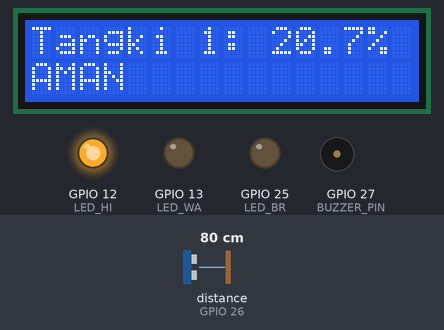
Bench run of a sketch on a simulated ESP32. On the bench: 16×2 character LCD, output pins drawn as LEDs (lit = HIGH), buzzer (waves = sounding, pin HIGH). Wiring (inferred from the names in the program): ultrasonic range finder: trigger GPIO 4; echo GPIO 26. The inputs (shaded band) are chosen by the test bench; at power-on: distance to the obstacle (sensor on GPIO 26) 80 cm. The echo pulse lasts 58.3 µs per cm; no radio packets arrive unless stated; pins used as bus, display or sensor lines are not drawn; what the sketch prints to the serial monitor is not drawn.

Above: at 2.3 s.
2.4 s: distance to the obstacle (sensor on GPIO 26) set to 74 cm
At 3.5 s:
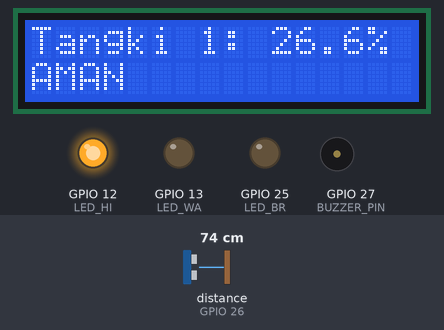
4.1 s: distance to the obstacle (sensor on GPIO 26) set to 66 cm
At 4.7 s:
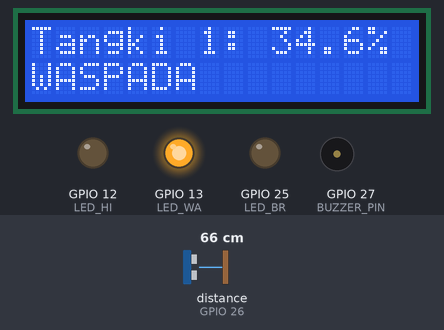
5.6 s: distance to the obstacle (sensor on GPIO 26) set to 34 cm
At 6.8 s:
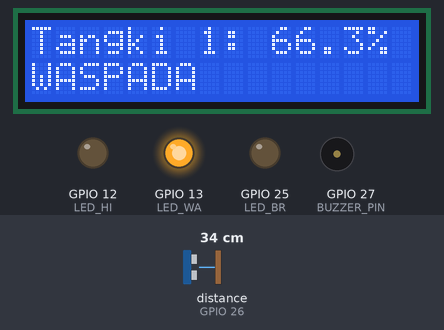
7.1 s: distance to the obstacle (sensor on GPIO 26) set to 28 cm
At 8.0 s:
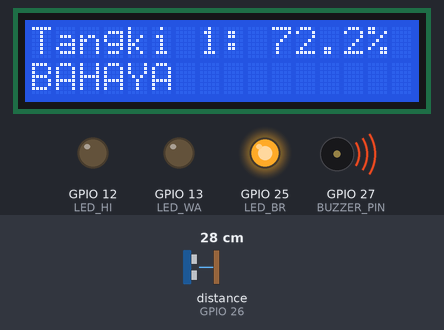
Timing chart, 0 to 9.6 s (numbered marks = the images above; inputs shaded):
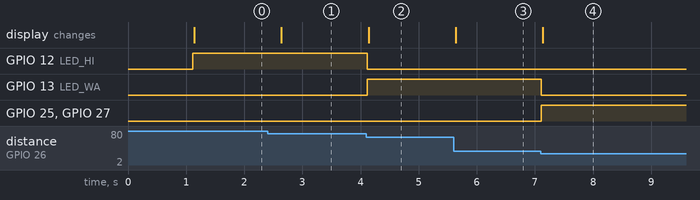

Measured:
- the behaviour switches between 71 and 70 cm on distance to the obstacle (sensor on GPIO 26) (found by bisection; images 1 and 2)
- the behaviour switches between 31 and 30 cm on distance to the obstacle (sensor on GPIO 26) (found by bisection; images 3 and 4)
- after the input at 2.4 s, the display: changes after 0.24 s (image 1)
- after the input at 4.1 s, GPIO 12 (LED_HI): HIGH → LOW at once; GPIO 13 (LED_WA): LOW → HIGH at once; the display: changes at once (image 2)
- after the input at 5.6 s, the display: changes at once (image 3)
- after the input at 7.1 s, GPIO 13 (LED_WA): HIGH → LOW at once; GPIO 25 (LED_BR), GPIO 27 (BUZZER_PIN): LOW → HIGH at once; the display: changes at once (image 4)

The sketch:

Pengirim1.ino
```cpp
/*
 * ============================================
 * PROGRAM PENGIRIM 1 (TX1) [PERBAIKAN HY-SRF05 & TYPO]
 * Node ID: 1
 * Logika sensor diperbarui untuk memfilter noise HY-SRF05.
 * ============================================
 */

#include <SPI.h>
#include <LoRa.h>
#include <Wire.h>
#include <LiquidCrystal_I2C.h>

// === KONFIGURASI PIN ===
#define TRIG_PIN 4
#define ECHO_PIN 26
#define LED_HI 12
#define LED_WA 13
#define LED_BR 25
#define BUZZER_PIN 27
#define SDA_PIN 21
#define SCL_PIN 22
#define LORA_SCK 18
#define LORA_MISO 19
#define LORA_MOSI 23
#define LORA_CS 5
#define LORA_RST 14
#define LORA_DIO0 2

// === PENGATURAN GLOBAL ===
const int NODE_ID = 1; // <-- ID PENTING
const float TANGKI_TINGGI = 100.0;
LiquidCrystal_I2C lcd(0x27, 16, 2);

// [BAGIAN SAMA 1] - STRUCT WAJIB SAMA
struct SensorData {
  int nodeId;
  float percentage;
  int status; // 1=Aman, 2=Waspada, 3=Bahaya
};

SensorData dataKirim;
unsigned long previousMillis = 0;
const long interval = 500;

void setup() {
  Serial.begin(115200);
  pinMode(TRIG_PIN, OUTPUT);
  pinMode(ECHO_PIN, INPUT);
  pinMode(LED_HI, OUTPUT);
  pinMode(LED_WA, OUTPUT);
  pinMode(LED_BR, OUTPUT);
  pinMode(BUZZER_PIN, OUTPUT);

  Wire.begin(SDA_PIN, SCL_PIN);
  lcd.init();
  lcd.backlight();
  lcd.print("Pengirim TX1");
  lcd.setCursor(0, 1);
  lcd.print("Node 1: Mulai...");

  Serial.println("Mulai LoRa TX1...");
  SPI.begin(LORA_SCK, LORA_MISO, LORA_MOSI, LORA_CS);
  LoRa.setPins(LORA_CS, LORA_RST, LORA_DIO0);

  // [BAGIAN SAMA 2 & 3] - FREKUENSI & SYNC WORD
  if (!LoRa.begin(433E6)) {
    Serial.println("Gagal mulai LoRa!");
    while (1);
  }
  // Tidak ada LoRa.setSyncWord() agar pakai default 0x34

  Serial.println("TX1 (Node 1) Siap.");
  delay(1000);
}


void loop() {
  unsigned long currentMillis = millis();
  if (currentMillis - previousMillis >= interval) {
    previousMillis = currentMillis;

    // ==============================================================
    // 1. BACA SENSOR (PERBAIKAN UNTUK HY-SRF05)
    // ==============================================================
    long durasi;
    float jarak, tinggi, persen;

    digitalWrite(TRIG_PIN, LOW);
    delayMicroseconds(2);
    digitalWrite(TRIG_PIN, HIGH);
    delayMicroseconds(10);
    digitalWrite(TRIG_PIN, LOW);

    durasi = pulseIn(ECHO_PIN, HIGH, 30000); // 30ms timeout

    // PERBAIKAN BARU:
    // Jika durasi = 0 (timeout) ATAU durasi < 150 (noise HY-SRF05)
    // anggap sebagai tidak ada pantulan / tangki kosong.
    if (durasi < 150) {
      jarak = TANGKI_TINGGI + 1.0; // Set jarak lebih besar dari tinggi tangki
    } else {
      // Jika durasi valid (di atas 150), hitung seperti biasa
      jarak = durasi * 0.034 / 2;
    }

    tinggi = TANGKI_TINGGI - jarak;
    persen = constrain((tinggi / TANGKI_TINGGI) * 100, 0, 100);
    // ==============================================================


    // 2. Kontrol Aktuator Lokal
    int status = 1;
    digitalWrite(LED_HI, LOW);
    digitalWrite(LED_WA, LOW);
    digitalWrite(LED_BR, LOW);
    digitalWrite(BUZZER_PIN, LOW);

    if (persen < 30) { status = 1; digitalWrite(LED_HI, HIGH); }
    else if (persen < 70) { status = 2; digitalWrite(LED_WA, HIGH); }
    else { status = 3; digitalWrite(LED_BR, HIGH); digitalWrite(BUZZER_PIN, HIGH); }

    // 3. Update LCD Lokal
    lcd.clear();
    lcd.setCursor(0, 0);
    lcd.print("Tangki 1: ");
    lcd.print(persen, 1);
    lcd.print("%");
    lcd.setCursor(0, 1);
    if (status == 1) lcd.print("AMAN");
    else if (status == 2) lcd.print("WASPADA");
    else lcd.print("BAHAYA");

    // 4. Kirim Data via LoRa
    dataKirim.nodeId = NODE_ID;
    dataKirim.percentage = persen;
    dataKirim.status = status;

    LoRa.beginPacket();
    LoRa.write((uint8_t*)&dataKirim, sizeof(dataKirim));
    LoRa.endPacket();

    // ==============================================================
    //  BARIS INI TELAH DIPERBAIKI (dataKdim -> dataKirim)
    // ==============================================================
    Serial.printf("TX1 Kirim: Node %d, Persen: %.1f, Status: %d\n", dataKirim.nodeId, dataKirim.percentage, dataKirim.status);
  }
}
```
